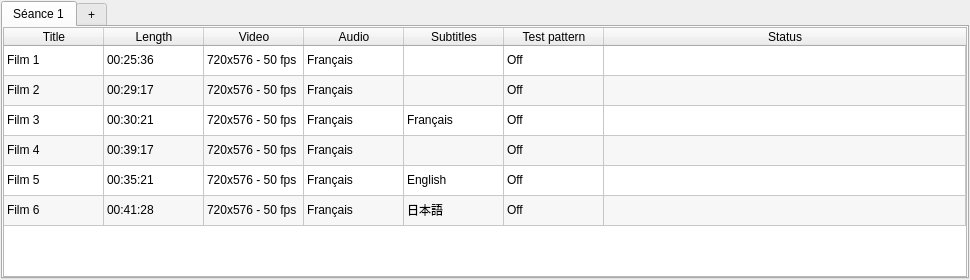
<?xml version="1.0" encoding="UTF-8"?>
<ui version="4.0">
 <class>PlaylistsWidget</class>
 <widget class="QWidget" name="PlaylistsWidget">
  <property name="geometry">
   <rect>
    <x>0</x>
    <y>0</y>
    <width>970</width>
    <height>280</height>
   </rect>
  </property>
  <property name="windowTitle">
   <string>Playlists</string>
  </property>
  <property name="locale">
   <locale language="English" country="UnitedStates"/>
  </property>
  <layout class="QVBoxLayout" name="verticalLayout">
   <property name="margin">
    <number>1</number>
   </property>
   <item>
    <widget class="QTabWidget" name="tabWidget">
     <property name="currentIndex">
      <number>0</number>
     </property>
     <widget class="QWidget" name="tab">
      <attribute name="title">
       <string>Séance 1</string>
      </attribute>
      <layout class="QVBoxLayout" name="verticalLayout_2">
       <property name="margin">
        <number>0</number>
       </property>
       <item>
        <widget class="QTableWidget" name="tableWidget_playlist">
         <property name="alternatingRowColors">
          <bool>true</bool>
         </property>
         <property name="selectionBehavior">
          <enum>QAbstractItemView::SelectRows</enum>
         </property>
         <attribute name="horizontalHeaderVisible">
          <bool>true</bool>
         </attribute>
         <attribute name="horizontalHeaderShowSortIndicator" stdset="0">
          <bool>false</bool>
         </attribute>
         <attribute name="horizontalHeaderStretchLastSection">
          <bool>true</bool>
         </attribute>
         <attribute name="verticalHeaderVisible">
          <bool>false</bool>
         </attribute>
         <row>
          <property name="text">
           <string>Film 1</string>
          </property>
         </row>
         <row>
          <property name="text">
           <string>Film 2</string>
          </property>
         </row>
         <row>
          <property name="text">
           <string>Film 3</string>
          </property>
         </row>
         <row>
          <property name="text">
           <string>Film 4</string>
          </property>
         </row>
         <row>
          <property name="text">
           <string>Film 5</string>
          </property>
         </row>
         <row>
          <property name="text">
           <string>Film 6</string>
          </property>
         </row>
         <column>
          <property name="text">
           <string>Title</string>
          </property>
         </column>
         <column>
          <property name="text">
           <string>Length</string>
          </property>
         </column>
         <column>
          <property name="text">
           <string>Video</string>
          </property>
         </column>
         <column>
          <property name="text">
           <string>Audio</string>
          </property>
         </column>
         <column>
          <property name="text">
           <string>Subtitles</string>
          </property>
         </column>
         <column>
          <property name="text">
           <string>Test pattern</string>
          </property>
         </column>
         <column>
          <property name="text">
           <string>Status</string>
          </property>
         </column>
         <item row="0" column="0">
          <property name="text">
           <string>Film 1</string>
          </property>
         </item>
         <item row="0" column="1">
          <property name="text">
           <string>00:25:36</string>
          </property>
         </item>
         <item row="0" column="2">
          <property name="text">
           <string>720x576 - 50 fps</string>
          </property>
         </item>
         <item row="0" column="3">
          <property name="text">
           <string>Français</string>
          </property>
         </item>
         <item row="0" column="5">
          <property name="text">
           <string>Off</string>
          </property>
         </item>
         <item row="1" column="0">
          <property name="text">
           <string>Film 2</string>
          </property>
         </item>
         <item row="1" column="1">
          <property name="text">
           <string>00:29:17</string>
          </property>
         </item>
         <item row="1" column="2">
          <property name="text">
           <string>720x576 - 50 fps</string>
          </property>
         </item>
         <item row="1" column="3">
          <property name="text">
           <string>Français</string>
          </property>
         </item>
         <item row="1" column="5">
          <property name="text">
           <string>Off</string>
          </property>
         </item>
         <item row="2" column="0">
          <property name="text">
           <string>Film 3</string>
          </property>
         </item>
         <item row="2" column="1">
          <property name="text">
           <string>00:30:21</string>
          </property>
         </item>
         <item row="2" column="2">
          <property name="text">
           <string>720x576 - 50 fps</string>
          </property>
         </item>
         <item row="2" column="3">
          <property name="text">
           <string>Français</string>
          </property>
         </item>
         <item row="2" column="4">
          <property name="text">
           <string>Français</string>
          </property>
         </item>
         <item row="2" column="5">
          <property name="text">
           <string>Off</string>
          </property>
         </item>
         <item row="3" column="0">
          <property name="text">
           <string>Film 4</string>
          </property>
         </item>
         <item row="3" column="1">
          <property name="text">
           <string>00:39:17</string>
          </property>
         </item>
         <item row="3" column="2">
          <property name="text">
           <string>720x576 - 50 fps</string>
          </property>
         </item>
         <item row="3" column="3">
          <property name="text">
           <string>Français</string>
          </property>
         </item>
         <item row="3" column="5">
          <property name="text">
           <string>Off</string>
          </property>
         </item>
         <item row="4" column="0">
          <property name="text">
           <string>Film 5</string>
          </property>
         </item>
         <item row="4" column="1">
          <property name="text">
           <string>00:35:21</string>
          </property>
         </item>
         <item row="4" column="2">
          <property name="text">
           <string>720x576 - 50 fps</string>
          </property>
         </item>
         <item row="4" column="3">
          <property name="text">
           <string>Français</string>
          </property>
         </item>
         <item row="4" column="4">
          <property name="text">
           <string>English</string>
          </property>
         </item>
         <item row="4" column="5">
          <property name="text">
           <string>Off</string>
          </property>
         </item>
         <item row="5" column="0">
          <property name="text">
           <string>Film 6</string>
          </property>
         </item>
         <item row="5" column="1">
          <property name="text">
           <string>00:41:28</string>
          </property>
         </item>
         <item row="5" column="2">
          <property name="text">
           <string>720x576 - 50 fps</string>
          </property>
         </item>
         <item row="5" column="3">
          <property name="text">
           <string>Français</string>
          </property>
         </item>
         <item row="5" column="4">
          <property name="text">
           <string>日本語</string>
          </property>
         </item>
         <item row="5" column="5">
          <property name="text">
           <string>Off</string>
          </property>
         </item>
        </widget>
       </item>
      </layout>
     </widget>
     <widget class="QWidget" name="tab_2">
      <attribute name="title">
       <string>+</string>
      </attribute>
     </widget>
    </widget>
   </item>
  </layout>
 </widget>
 <resources/>
 <connections/>
</ui>
